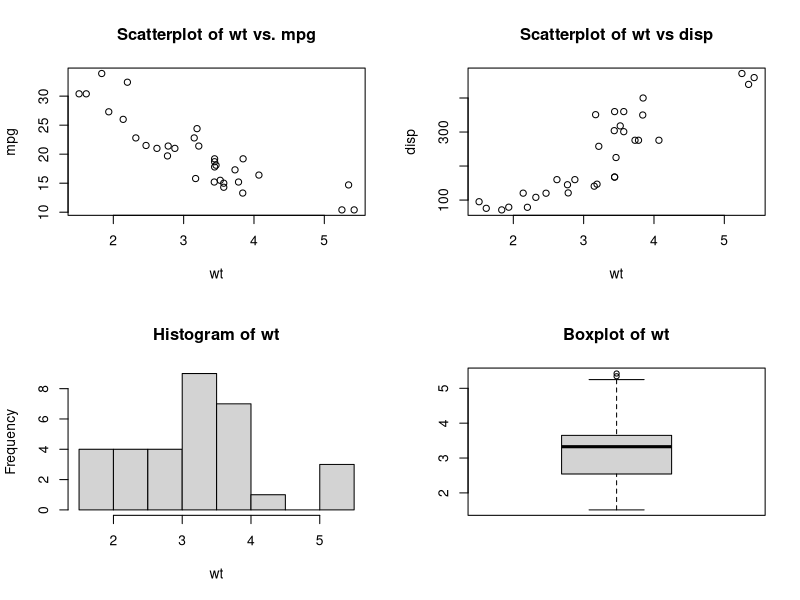
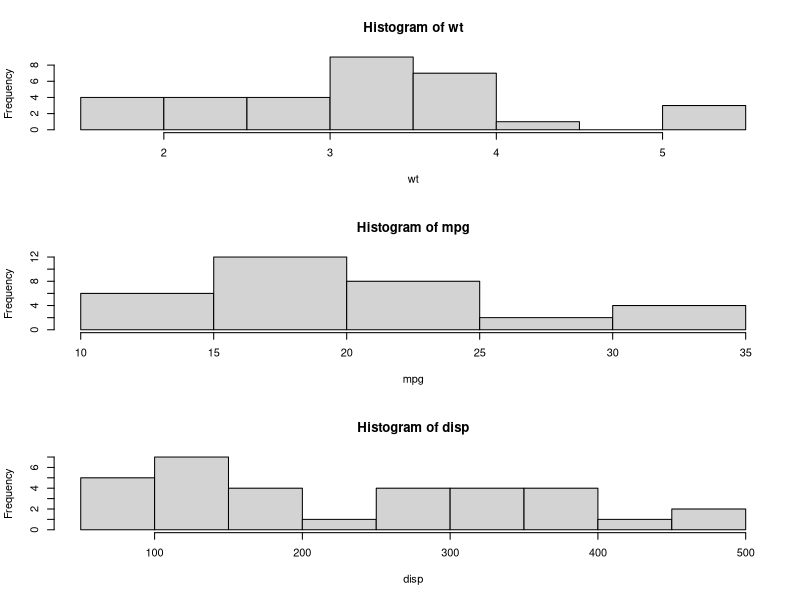
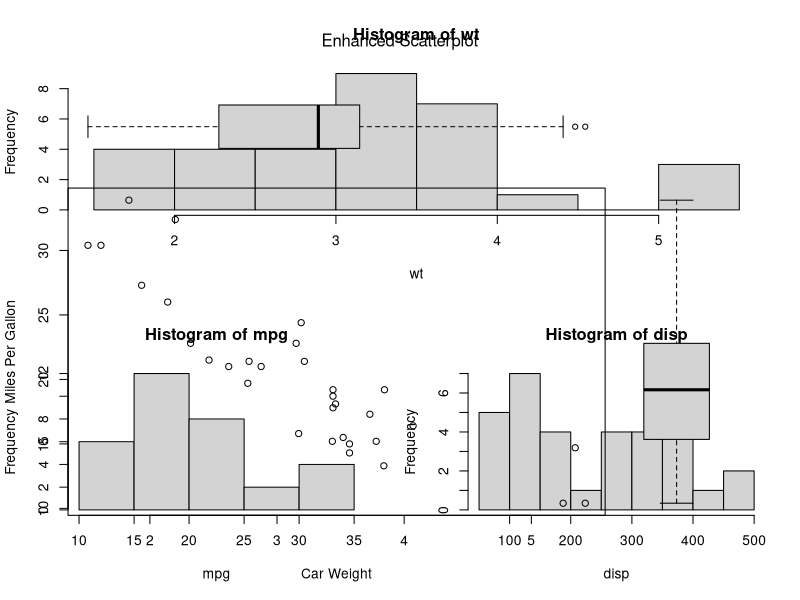

Write the R code that produced these figures, in order. (Note: this script raises an error after producing the figures.)

#4 gráficos en 2 filas y dos columnas.
attach(mtcars) # Cargamos la base de datos.
par(mfrow=c(2,2)) # Dividimos en 2 filas y 2 columnas.
plot(wt,mpg, main="Scatterplot of wt vs. mpg")
plot(wt,disp, main="Scatterplot of wt vs disp")
hist(wt, main="Histogram of wt")
boxplot(wt, main="Boxplot of wt")



#3 filas 1 columna
attach(mtcars)
par(mfrow=c(3,1))
hist(wt)
hist(mpg)
hist(disp)

attach(mtcars)
layout(matrix(c(1,1,2,3), 2, 2, byrow = TRUE))
hist(wt)
hist(mpg)
hist(disp)

# layout(matrix(c(1,1,2,3) le estamos indicando que 
#el primer gráfico ocupa las dos primeras posiciones de la matriz 
#(la fila de arriba), el segundo gráfico está en la 3ª posición de la matriz 
#(2ª fila 1ª columna) y el tercer gráfico en el hueco restante (2ª fila 2ª columna).



#Añadir diagramas de caja a un gráfico de dispersión

# Creamos el gráfico de dispersión.
par(fig=c(0,0.8,0,0.8), new=TRUE)
plot(mtcars$wt, mtcars$mpg, xlab="Car Weight",
     ylab="Miles Per Gallon")

# Añadimos el boxplot de arriba.
par(fig=c(0,0.8,0.55,1), new=TRUE)
boxplot(mtcars$wt, horizontal=TRUE, axes=FALSE)

# Añadimos el boxplot de la derecha.
par(fig=c(0.65,1,0,0.8),new=TRUE)
boxplot(mtcars$mpg, axes=FALSE)

# Añadimos el título.
mtext("Enhanced Scatterplot", side=3, outer=TRUE, line=-3)




#EJERCICIOS.
#------------------------------------------
# Graficamos Acciona con una línea azul, delimitando el eje Y entre 0 y 12

# Definimos un vector con 5 valores.
Acciona <- c(1,3,6,4,9)
posiciones <- c(1,2,3,4,5)
datos <- data.frame(posiciones,Acciona)

# Graficamos el vector con todas las opciones en default.
ggplot(datos, aes(x=posiciones, y=Acciona )) + 
  geom_line(colour="red")  + 
  geom_point( size=2, shape=21, fill="white", colour="red") + 
  theme_minimal()



# Graficamos Telefonica con una línea de puntos roja y la añadimos al gráfico anterior.

Acciona <- c(1, 3, 6, 4, 9)
Telefonica <- c(2, 5, 4, 5, 12)
posiciones <- c(1,2,3,4,5)


# Create a first line
plot(posiciones, Acciona, type = "o",ylim = c(0,12), frame = FALSE, pch = 19, 
     col = "blue", xlab = "x", ylab = "y")
# Add a second line
lines(posiciones, Telefonica, pch = 18, col = "red", type = "b", lty = 2)
# Add a legend to the plot
legend("topleft", legend=c("Acciona", "Telefonica"),
       col=c("blue", "red"), lty = 1:2, cex=0.8)



# Ponemos el título en rojo y tamaño 4.



